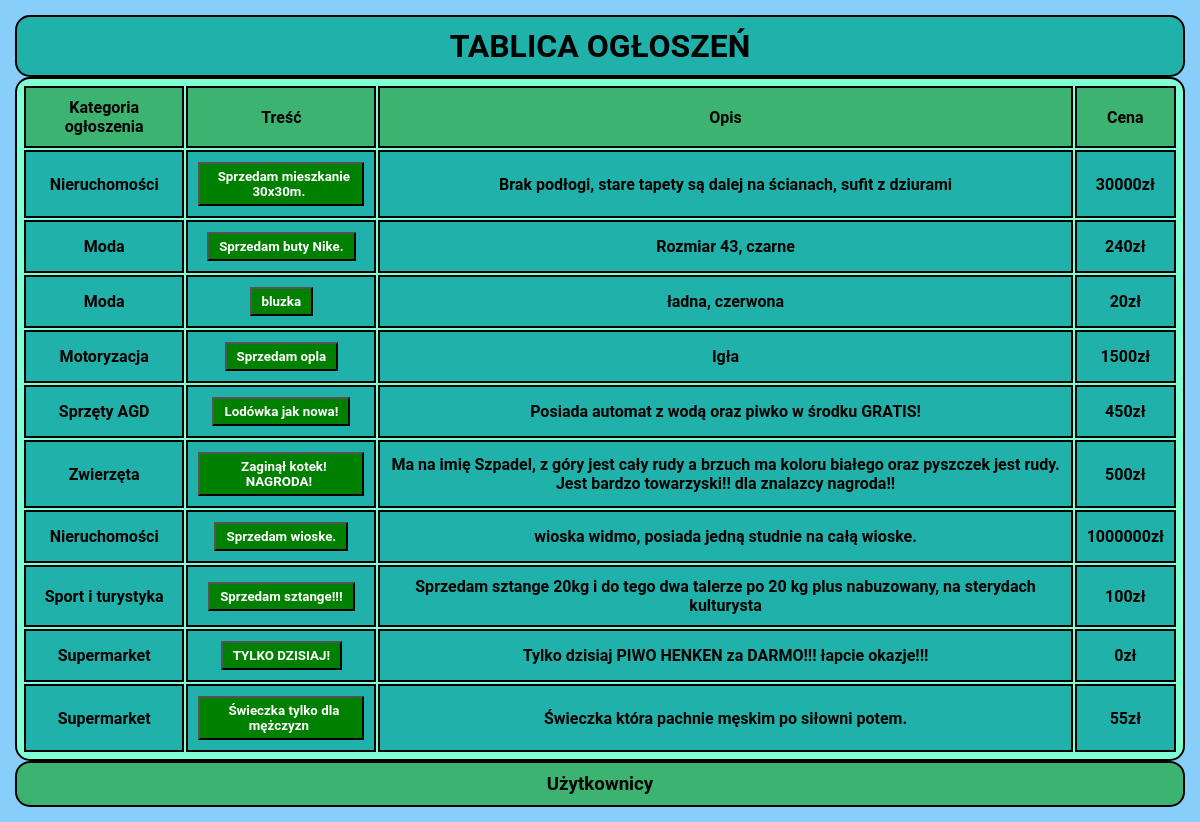
The app's page /tablica_ogloszen/, older data.
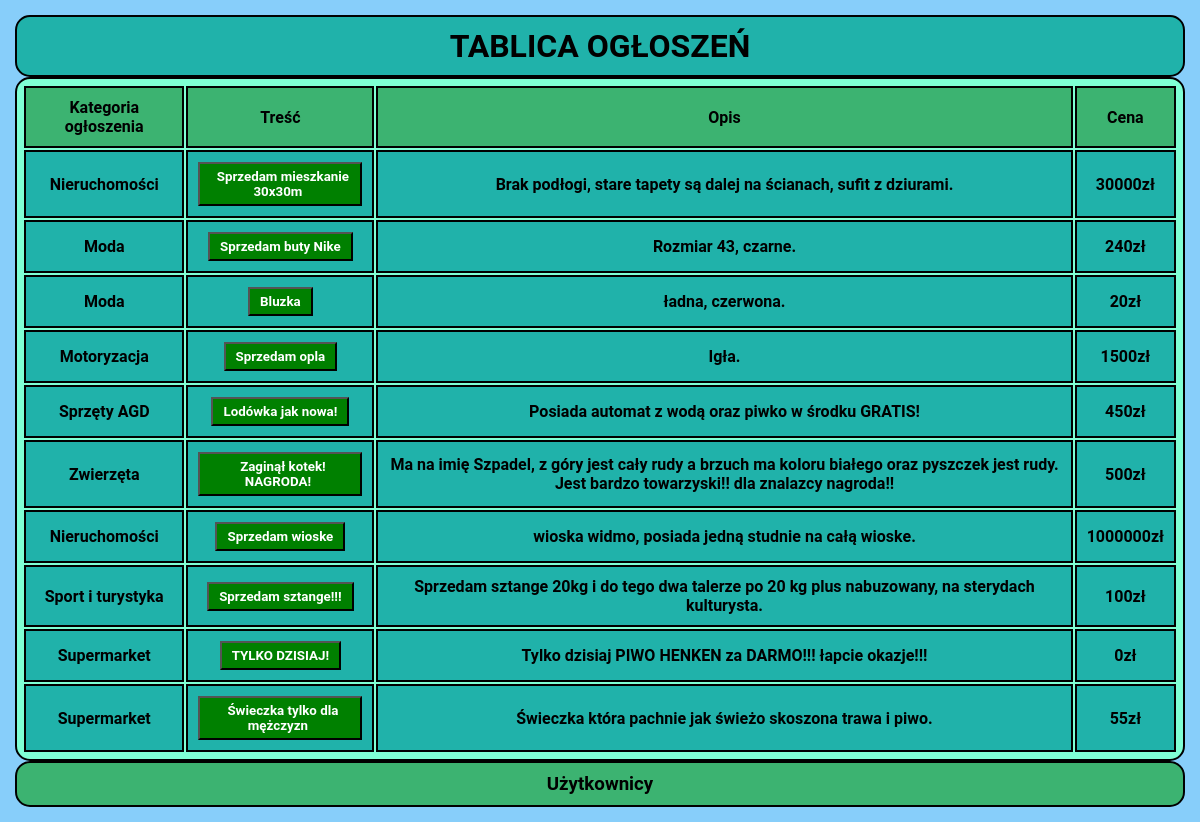
The same page, newer data.
### tablica_ogloszen/models.py (models this page shows, shortened)
class Announcement(models.Model):
    name = models.CharField(max_length=200)
    price = models.IntegerField(default=0)
    description = models.CharField(max_length=200)
    categories = models.ForeignKey(Categories, on_delete=models.CASCADE, null=True)

class Categories(models.Model):
    class Meta:
       verbose_name = 'Categories'
       verbose_name_plural = 'Categories'
    name = models.CharField(max_length=200)
    def __str__(self):
        return self.name

### tablica_ogloszen/views.py (the view)
# urls.py: path('', views.question_list, name='question_list'),
def question_list(request):
   announcements = Announcement.objects.all()
   return render(request, 'tablica_ogloszen/question_list.html', {'announcements': announcements})

### tablica_ogloszen/templates/tablica_ogloszen/question_list.html
{% load static %}
<link rel="stylesheet" href="{% static 'tablica_ogloszen/lol.css' %}">
<!DOCTYPE html>
<html>
<head>
</head>
<body>
<div>
    <h1>TABLICA OGŁOSZEŃ</h1>
    <table>
        <tr class="solid">
            <th>Kategoria ogłoszenia</th>
            <th>Treść</th>
            <th>Opis</th>
            <th>Cena</th>
        </tr>
   {% for announcement in announcements %}
       <tr>
                <td class="cat">{{ announcement.categories }}</td>
                <td class="name"><button class="but3"><a href="{% url 'tablica_ogloszen:question_detail' announcement.id %}" style="text-decoration:none;">
                {{ announcement.name }}</a></button>
                </td>
                <td class="description">{{ announcement.description }}</td>
                <td class="price">{{announcement.price}}zł</td>
       </tr>
   {% endfor %}
    </table>
    <h3>Użytkownicy</h3>
</div>
</body>
</html>

### tablica_ogloszen/static/tablica_ogloszen/lol.css (style rules this page uses)
* { margin: 0; padding: 5px; box-sizing: border-box; background-color: lightskyblue; font-family: "Roboto", "Lucida Grande", "DejaVu Sans", "Bitstream Vera Sans", Verdana, Arial, sans-serif; font-weight: bold; }
a { color: white; background-color: transparent; }
table, h1,h2,h3 { border-radius: 15px; width: 100%; background-color: aquamarine; }
td, th, h1,h3 { border: 2px solid black; text-align: center; padding: 10px; }
table, th, td { border: 2px solid black; }
.cat, .name, .price, .description, h1 { background-color: lightseagreen; }
th, li, h3 { background-color: mediumseagreen; }
.but3 { background-color: green; }

Row changes from the older to the newer data that the page shows:
changed Announcement: name "Sprzedam mieszkanie 30x30m." → "Sprzedam mieszkanie 30x30m"; description "Brak podłogi, stare tapety są dalej na ścianach, sufit z dziurami" → "Brak podłogi, stare tapety są dalej na ścianach, sufit z dziurami."
changed Announcement: name "Sprzedam buty Nike." → "Sprzedam buty Nike"; description "Rozmiar 43, czarne" → "Rozmiar 43, czarne."
changed Announcement: name "bluzka" → "Bluzka"; description "ładna, czerwona" → "ładna, czerwona."
changed Announcement "Sprzedam opla": description "Igła" → "Igła."
changed Announcement "wioska widmo, posiada jedną studnie na całą wioske.": name "Sprzedam wioske." → "Sprzedam wioske"
changed Announcement "Sprzedam sztange!!!": description "Sprzedam sztange 20kg i do tego dwa talerze po 20 kg plus nabuzowany, na sterydach kulturysta" → "Sprzedam sztange 20kg i do tego dwa talerze po 20 kg plus nabuzowany, na sterydach kulturysta."
changed Announcement "Świeczka tylko dla mężczyzn": description "Świeczka która pachnie męskim po siłowni potem." → "Świeczka która pachnie jak świeżo skoszona trawa i piwo."
